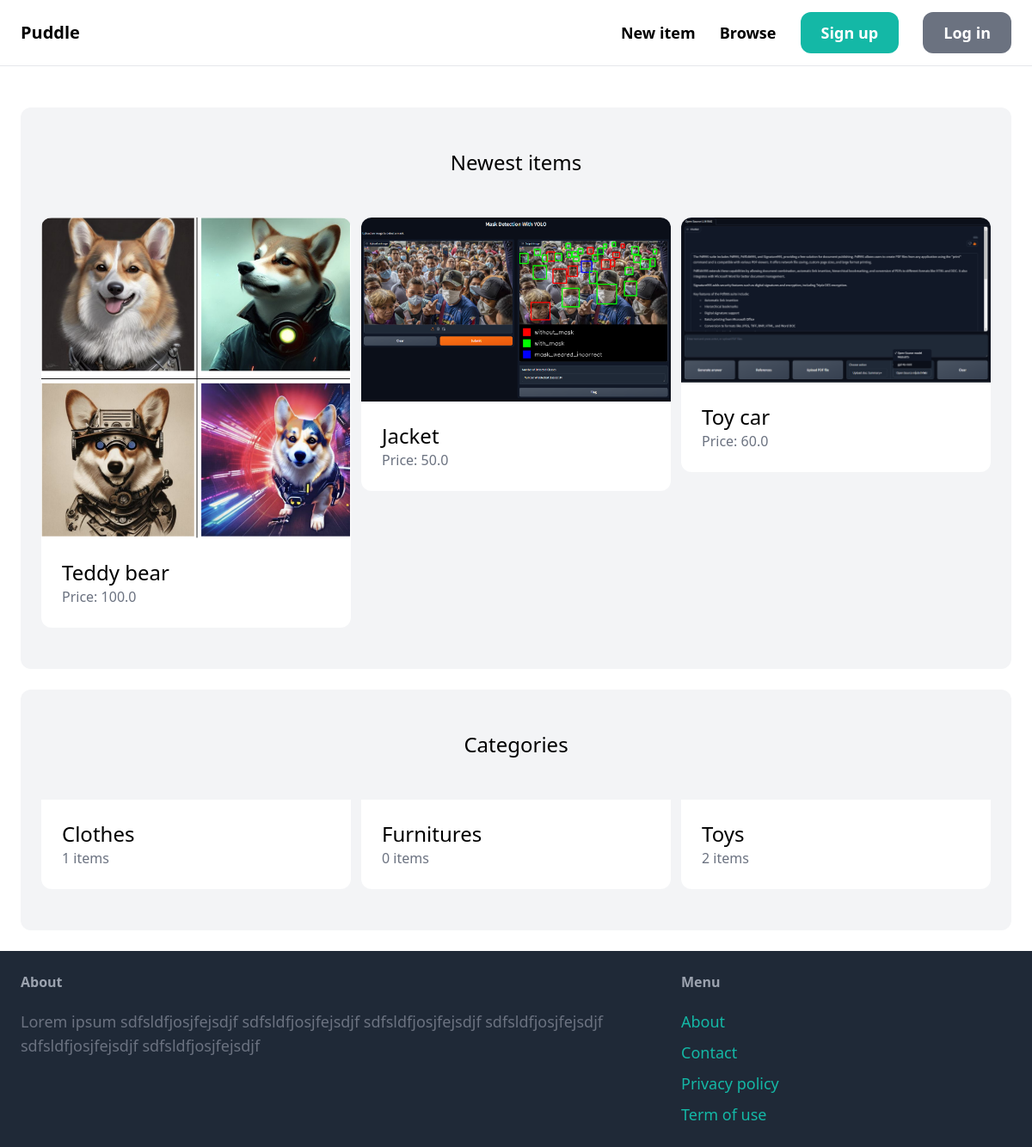
/, run on an earlier commit of the app's database.
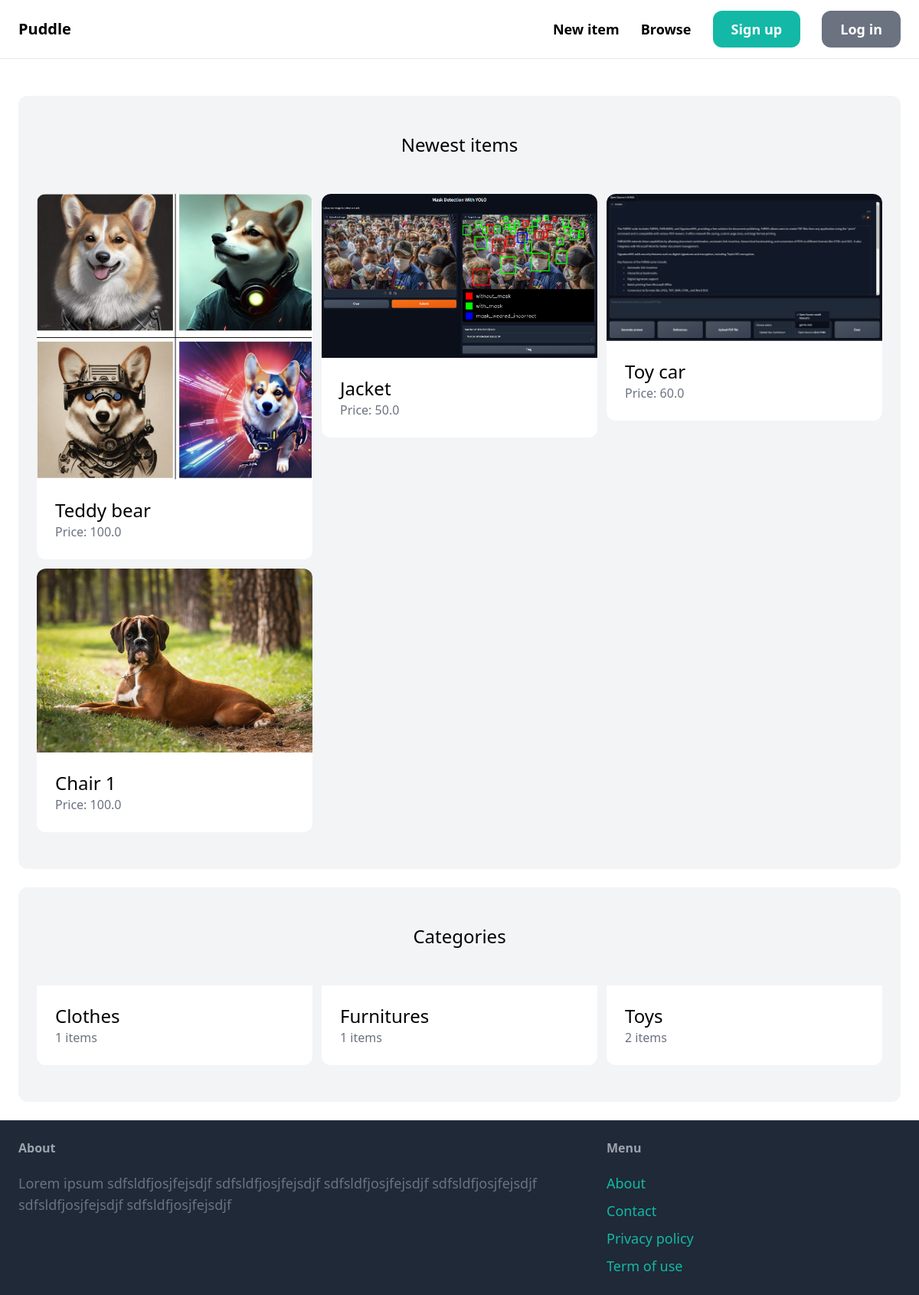
And on a later commit of the database.
### item/models.py (models this page shows, shortened)
class Item(models.Model):
    category = models.ForeignKey(Category, related_name='items', on_delete=models.CASCADE)
    name = models.CharField(max_length=255)
    description = models.TextField(blank=True, null=True)
    price = models.FloatField()
    image = models.ImageField(upload_to='item_images', blank=True, null=True)
    is_sold = models.BooleanField(default=False)
    created_by = models.ForeignKey(User, related_name='items', on_delete=models.CASCADE)
    created_at = models.DateTimeField(auto_now_add=True)

class Category(models.Model):
    name = models.CharField(max_length=255)
    class Meta:
        ordering = ('name',)
        verbose_name_plural = 'Categories'

### core/views.py (the view)
# urls.py: path('', views.index, name='index'),
def index(request):
    items = Item.objects.filter(is_sold=False)[0:6]
    categories = Category.objects.all()
    return render(request, 'core/index.html', {
        'categories': categories,
        'items': items,
    })

### core/templates/core/index.html (shortened to what this page needs)
{% extends 'core/base.html' %}
{% block content %}
    <div class="mt-6 px-6 py-12 bg-gray-100 rounded-xl">
        <h2 class="mb-12 text-2xl text-center">Newest items</h2>
        <div class="grid grid-cols-3 gap-3">
            {% for item in items %}
                <div>
                    <a href="{% url 'item:detail' item.id %}">
                        <div>
                            <img src="{{ item.image.url }}" class="rounded-t-xl">
                        </div>
                        <div class="p-6 bg-white rounded-b-xl">
                            <h2 class="text-2xl">{{ item.name }}</h2>
                            <p class="text-gray-500">Price: {{ item.price }}</p>
                        </div>
                    </a>
                </div>
            {% endfor %}
        </div>
    </div>
    <div class="mt-6 px-6 py-12 bg-gray-100 rounded-xl">
        <h2 class="mb-12 text-2xl text-center">Categories</h2>
        <div class="grid grid-cols-3 gap-3">
            {% for category in categories %}
                <div>
                    <a href="#">
                        <div class="p-6 bg-white rounded-b-xl">
                            <h2 class="text-2xl">{{ category.name }}</h2>
                            <p class="text-gray-500">{{ category.items.count }} items</p>
                        </div>
                    </a>
                </div>
            {% endfor %}
        </div>
    </div>
{% endblock %}

### core/templates/core/base.html (shortened to what this page needs)
<!doctype html>
<html>
    <head>
        <script src="https://cdn.tailwindcss.com"></script>
    </head>
    <body>
        <nav class="py-6 px-6 flex justify-between items-center border-b border-gray-200">
            <a href="/" class="text-xl font-semibold">Puddle</a>
            <div class="space-x-6">
                <a href="{% url 'item:new' %}" class="text-lg font-semibold hover:text-gray-500">New item</a>
                <a href="{% url 'item:items' %}" class="text-lg font-semibold hover:text-gray-500">Browse</a>
                {% if request.user.is_authenticated %}
                    <a href="{% url 'conversation:inbox' %}" class="px-6 py-3 text-lg font-semibold bg-teal-500 text-white rounded-xl hover:bg-teal-700">Inbox</a>
                    <a href="{% url 'dashboard:index' %}" class="px-6 py-3 text-lg font-semibold bg-gray-500 text-white rounded-xl hover:bg-gray-700">Dashboard</a>
                {% else %}
                    <a href="{% url 'core:signup' %}" class="px-6 py-3 text-lg font-semibold bg-teal-500 text-white rounded-xl hover:bg-teal-700">Sign up</a>
                    <a href="{% url 'core:login' %}" class="px-6 py-3 text-lg font-semibold bg-gray-500 text-white rounded-xl hover:bg-gray-700">Log in</a>
                {% endif %}
            </div>
        </nav>
        <div class="px-6 py-6">
            {% block content %}
            {% endblock %}
        </div>
        <footer class="py-6 px-6 flex justify-between bg-gray-800">
            <div class="w-2/3 pr-10">
                <h3 class="mb-5 font-semibold text-gray-400">About</h3>
                <p class="text-lg text-gray-500">Lorem ipsum sdfsldfjosjfejsdjf sdfsldfjosjfejsdjf sdfsldfjosjfejsdjf
                    sdfsldfjosjfejsdjf sdfsldfjosjfejsdjf sdfsldfjosjfejsdjf</p>
            </div>
            <div class="w-1/3">
                <h3 class="mb-5 font-semibold text-gray-400">Menu</h3>
                <ul class="space-y-2">
                    <li><a href="#" class="text-lg text-teal-500 hover:text-teal-700">About</a></li>
                    <li><a href="{% url 'core:contact' %}" class="text-lg text-teal-500 hover:text-teal-700">Contact</a></li>
                    <li><a href="#" class="text-lg text-teal-500 hover:text-teal-700">Privacy policy</a></li>
                    <li><a href="#" class="text-lg text-teal-500 hover:text-teal-700">Term of use</a></li>
                </ul>
            </div>
        </footer>
    </body>
</html>

What changed in the data, as far as the page shows it:
added Item: image (picture), name "Chair 1", price "100.0"
computed for Category "Furnitures": items.count "0" → "1"
